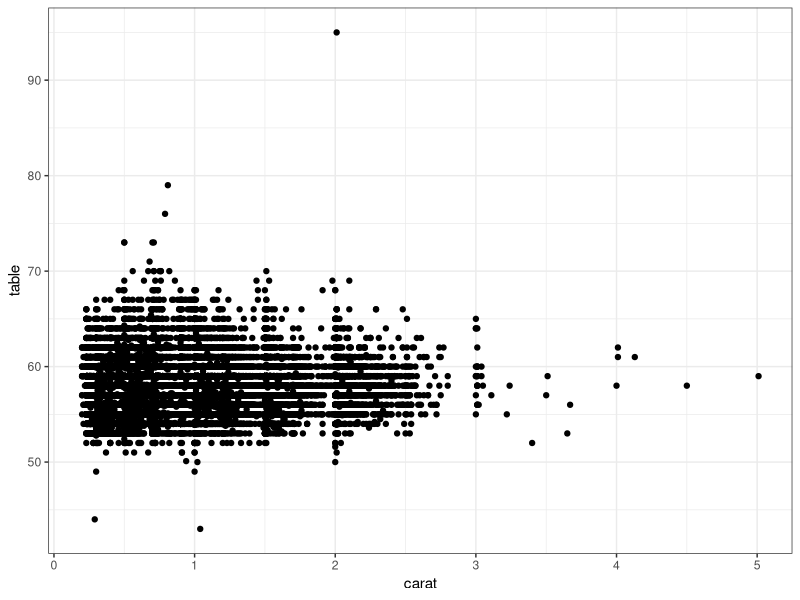
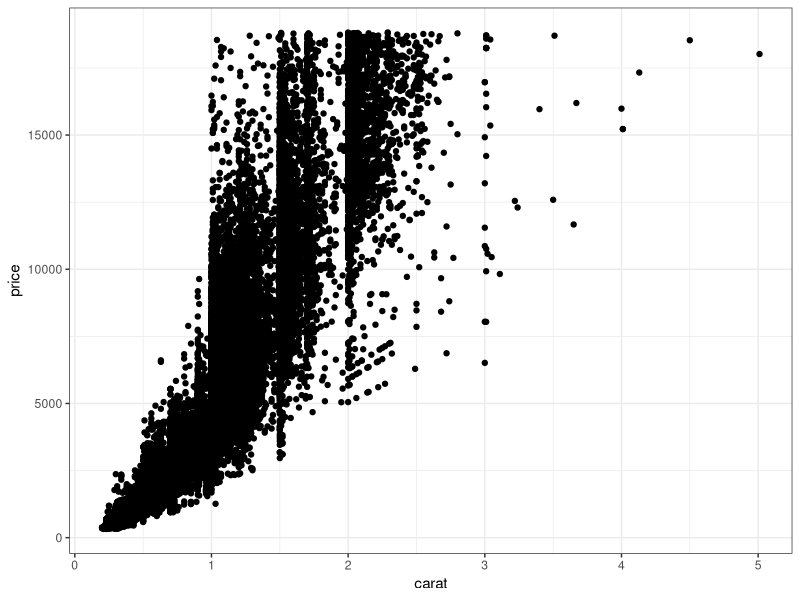

Reproduce these figures in R, in order.
## ---- chunk 1
  # here is place for some code
  # load libraries
  library(tidyverse)
  library(ggplot2)
  library(dplyr)
  library(knitr)
## ---- chunk 2
  ggplot(data=diamonds, aes(x=carat, y=table)) +
    geom_point() +
    theme_bw()
## ---- chunk 3
  # filter, use diamonds of a certain cut
  premium_diamonds <- diamonds %>% 
    filter(cut=="Premium")
## ---- chunk 4
  kable(head(diamonds)) # kableextra
  df <- data.frame(X=1:10, Y=11:20, Z=101:110) # fake data
  summary_stats <- df %>% # start with data frame, and then ...
    summarize_at(
      .vars = c("X", "Y", "Z"), # select variables that should be in the table
      .funs = funs(min, max, mean, median, sd) # which summary statistics do you want?
    ) %>% 
    gather(key, value) %>% # transpose everything, and then ...
    separate(col=key, sep="_", c("feature", "stat")) %>% # make two columns out of var name
    spread(key=stat, value=value) # reapeated obs into multiple columns
  kable(summary_stats)
## ---- chunk 5
  df <- data.frame(X=1:10, Y=11:20, Z=101:110, Cat=c("cat 1", "cat 2")) # fake data
  summary_stats <- df %>% # start with data frame, and then ...
    group_by(Cat) %>% # will do summary stats for each value of Cat seperately
    summarize_at(
      .vars = c("X", "Y", "Z"), # select variables that should be in the table
      .funs = funs(min, max, mean, median, sd) # which summary statistics do you want?
    ) %>% 
    gather(key, value, -Cat) %>% # exclude the category, "transpose", and then ...
    separate(col=key, sep="_", c("feature", "stat")) %>% # make two columns out of var name
    spread(key=stat, value=value) # reapeated obs into multiple columns
  # now you may want to remove the repeated "cat 1" and the repeated "cat 2", and then kable the df.
  kable(summary_stats)
## ---- chunk 6
  ggplot(data=diamonds, aes(x=carat, y=price)) +
    geom_point() +
    theme_bw()
